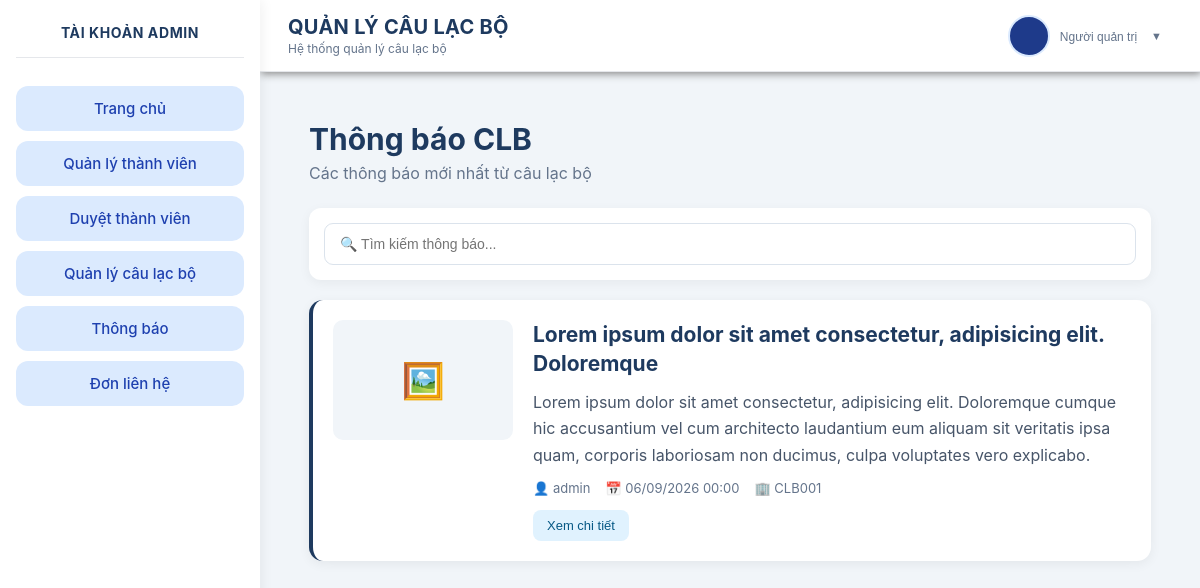
/member/news.php (signed in), run on the app's committed database.
### tables this page shows
CREATE TABLE `notifications` (
  `notification_id` varchar(100) DEFAULT NULL,
  `club_id` varchar(100) DEFAULT NULL,
  `title` varchar(100) DEFAULT NULL,
  `content` text DEFAULT NULL,
  `posted_date` date DEFAULT NULL,
  `posted_by` varchar(100) DEFAULT NULL,
  `image` varchar(100) DEFAULT NULL
);

### member/news.php (the view, shortened to what this page needs)
<?php
$database = new Database();
$db = $database->getConnection();
$clubId = "CLB001";
function e($value)
{
    return htmlspecialchars(
        (string)$value,
        ENT_QUOTES,
        "UTF-8"
    );
}
$sql = "
    SELECT
        notification_id,
        club_id,
        title,
        content,
        posted_date,
        posted_by,
        image
    FROM notifications
    WHERE club_id = :club_id
    ORDER BY posted_date DESC, notification_id DESC
";
$stmt = $db->prepare($sql);
$stmt->execute([
    ":club_id" => $clubId
]);
$notifications = $stmt->fetchAll(
    PDO::FETCH_ASSOC
);
require_once "../includes/headers.php";
?>
<div class="notifications-page">
    <div class="notifications-header">
        <div>
            <h1>
                Thông báo CLB
            </h1>
            <p>
                Các thông báo mới nhất từ câu lạc bộ
            </p>
        </div>
    </div>
    <div class="notification-search">
        <input
            type="text"
            id="notificationSearch"
            placeholder="🔍 Tìm kiếm thông báo..."
            onkeyup="searchNotifications()"
        >
    </div>
    <div
        class="notification-list"
        id="notificationList"
    >
        <?php if (!empty($notifications)): ?>
            <?php foreach ($notifications as $notification): ?>
                <div
                    class="notification-card"
                    data-title="<?= e($notification["title"]) ?>"
                >
                    <?php if (!empty($notification["image"])): ?>
                        <div class="notification-image">
                        </div>
                    <?php endif; ?>
                    <div class="notification-body">
                        <h2 class="notification-title">
                            <?= e($notification["title"]) ?>
                        </h2>
                        <p class="notification-content">
                            <?= e($notification["content"]) ?>
                        </p>
                        <div class="notification-info">
                            <span>
                                👤
                                <?= e(
                                    $notification["poster_name"]
                                ) ?>
                            </span>
                            <span>
                                📅
                                <?= !empty(
                                    $notification["posted_date"]
                                )
                                    ? date(
                                        "d/m/Y H:i",
                                        strtotime(
                                            $notification["posted_date"]
                                        )
                                    )
                                    : ""
                                ?>
                            </span>
                            <span>
                                🏢
                                <?= e(
                                    $notification["club_id"]
                                ) ?>
                            </span>
                        </div>
                        <div class="notification-actions">
                            <button
                                type="button"
                                class="btn-detail"
                                onclick="showNotificationDetail(this)"
                            >
                                Xem chi tiết
                            </button>
                        </div>
                    </div>
                </div>
            <?php endforeach; ?>
        <?php endif; ?>
    </div>
</div>
<?php
require_once "../includes/footer.php";
?>

### includes/headers.php (style rules this page uses)
* { margin: 0; padding: 0; box-sizing: border-box; }
html, body { height: 100%; font-family: -apple-system, BlinkMacSystemFont, "Segoe UI", Roboto, "Helvetica Neue", Arial, sans-serif; background: #f1f5f9; }

### member/news.php (style rules this page uses)
.notifications-page { padding: 25px; }
.notifications-header { display: flex; justify-content: space-between; align-items: center; margin-bottom: 25px; }
.notifications-header h1 { margin: 0 0 6px; color: #1e3a5f; font-size: 30px; }
.notifications-header p { margin: 0; color: #64748b; }
.notification-search { background: white; padding: 15px; border-radius: 12px; margin-bottom: 20px; box-shadow: 0 3px 12px rgba(0, 0, 0, 0.05); }
.notification-search input { width: 100%; box-sizing: border-box; padding: 12px 15px; border: 1px solid #dbe3ec; border-radius: 9px; outline: none; font-size: 14px; }
.notification-list { display: flex; flex-direction: column; gap: 18px; }
.notification-card { display: flex; gap: 20px; background: white; border-radius: 14px; padding: 20px; box-shadow: 0 3px 12px rgba(0, 0, 0, 0.06); border-left: 4px solid #1e3a5f; transition: 0.2s; }
.notification-image { width: 180px; min-width: 180px; height: 120px; border-radius: 10px; overflow: hidden; background: #f1f5f9; display: flex; align-items: center; justify-content: center; }
.notification-body { flex: 1; }
.notification-title { margin: 0 0 10px; color: #1e3a5f; font-size: 21px; line-height: 1.4; }
.notification-content { color: #475569; line-height: 1.65; overflow: hidden; margin: 0 0 12px; }
.notification-info { display: flex; flex-wrap: wrap; gap: 15px; color: #64748b; font-size: 13px; }
.notification-actions { margin-top: 14px; }
.btn-detail { border: none; padding: 8px 14px; border-radius: 8px; background: #e0f2fe; color: #075985; cursor: pointer; font-size: 13px; }

### data on the page
notifications: title "Lorem ipsum dolor sit amet consectetur, adipisicing elit. Doloremque", content "Lorem ipsum dolor sit amet consectetur, adipisicing elit. Doloremque cumque hic accusantium vel cum architecto laudantium eum aliquam sit veritatis ipsa quam, corporis laboriosam non ducimus, culpa voluptates vero explicabo.", poster_name "admin", posted_date "06/09/2026 00:00", club "CLB001"

### other printed values
$sidebarTitle "TÀI KHOẢN ADMIN"
